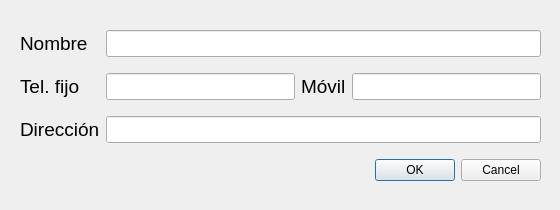
<?xml version="1.0" encoding="UTF-8"?>
<ui version="4.0">
 <class>AnadirCliente</class>
 <widget class="QDialog" name="AnadirCliente">
  <property name="geometry">
   <rect>
    <x>0</x>
    <y>0</y>
    <width>560</width>
    <height>210</height>
   </rect>
  </property>
  <property name="windowTitle">
   <string>Añadir Cliente</string>
  </property>
  <widget class="QWidget" name="">
   <property name="geometry">
    <rect>
     <x>20</x>
     <y>20</y>
     <width>521</width>
     <height>171</height>
    </rect>
   </property>
   <layout class="QGridLayout" name="gridLayout">
    <item row="0" column="0">
     <widget class="QLabel" name="label">
      <property name="font">
       <font>
        <pointsize>14</pointsize>
        <bold>false</bold>
       </font>
      </property>
      <property name="text">
       <string>Nombre</string>
      </property>
     </widget>
    </item>
    <item row="0" column="1" colspan="3">
     <widget class="QLineEdit" name="le_nombre">
      <property name="font">
       <font>
        <pointsize>12</pointsize>
       </font>
      </property>
     </widget>
    </item>
    <item row="1" column="0">
     <widget class="QLabel" name="label_3">
      <property name="font">
       <font>
        <pointsize>14</pointsize>
        <bold>false</bold>
       </font>
      </property>
      <property name="text">
       <string>Tel. fijo</string>
      </property>
     </widget>
    </item>
    <item row="1" column="1">
     <widget class="QLineEdit" name="le_tel_fijo">
      <property name="font">
       <font>
        <pointsize>12</pointsize>
       </font>
      </property>
     </widget>
    </item>
    <item row="1" column="2">
     <widget class="QLabel" name="label_2">
      <property name="font">
       <font>
        <pointsize>14</pointsize>
        <bold>false</bold>
       </font>
      </property>
      <property name="text">
       <string>Móvil</string>
      </property>
     </widget>
    </item>
    <item row="1" column="3">
     <widget class="QLineEdit" name="le_movil">
      <property name="font">
       <font>
        <pointsize>12</pointsize>
       </font>
      </property>
     </widget>
    </item>
    <item row="2" column="0">
     <widget class="QLabel" name="label_4">
      <property name="font">
       <font>
        <pointsize>14</pointsize>
        <bold>false</bold>
       </font>
      </property>
      <property name="text">
       <string>Dirección</string>
      </property>
     </widget>
    </item>
    <item row="2" column="1" colspan="3">
     <widget class="QLineEdit" name="le_direccion">
      <property name="font">
       <font>
        <pointsize>12</pointsize>
       </font>
      </property>
     </widget>
    </item>
    <item row="3" column="1" colspan="3">
     <widget class="QDialogButtonBox" name="bb_ok_cancel">
      <property name="orientation">
       <enum>Qt::Horizontal</enum>
      </property>
      <property name="standardButtons">
       <set>QDialogButtonBox::Cancel|QDialogButtonBox::Ok</set>
      </property>
     </widget>
    </item>
   </layout>
  </widget>
 </widget>
 <resources/>
 <connections/>
</ui>
